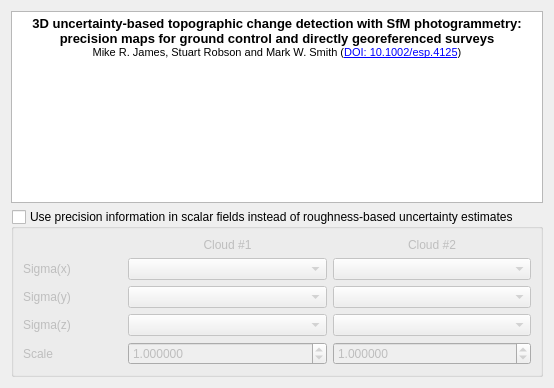
     <widget class="QWidget" name="tab">
      <attribute name="title">
       <string>Precision maps</string>
      </attribute>
      <layout class="QVBoxLayout" name="verticalLayout_8">
       <item>
        <widget class="QTextBrowser" name="m3c2PMTextBrowser">
         <property name="sizePolicy">
          <sizepolicy hsizetype="Expanding" vsizetype="Maximum">
           <horstretch>0</horstretch>
           <verstretch>0</verstretch>
          </sizepolicy>
         </property>
         <property name="html">
          <string>&lt;!DOCTYPE HTML PUBLIC &quot;-//W3C//DTD HTML 4.0//EN&quot; &quot;http://www.w3.org/TR/REC-html40/strict.dtd&quot;&gt;
&lt;html&gt;&lt;head&gt;&lt;meta name=&quot;qrichtext&quot; content=&quot;1&quot; /&gt;&lt;style type=&quot;text/css&quot;&gt;
p, li { white-space: pre-wrap; }
&lt;/style&gt;&lt;/head&gt;&lt;body style=&quot; font-family:'MS Shell Dlg 2'; font-size:8.25pt; font-weight:400; font-style:normal;&quot;&gt;
&lt;p align=&quot;center&quot; style=&quot; margin-top:0px; margin-bottom:0px; margin-left:0px; margin-right:0px; -qt-block-indent:0; text-indent:0px;&quot;&gt;&lt;span style=&quot; font-size:10pt; font-weight:600;&quot;&gt;3D uncertainty-based topographic change detection with SfM photogrammetry: precision maps for ground control and directly georeferenced surveys&lt;/span&gt;&lt;/p&gt;
&lt;p align=&quot;center&quot; style=&quot; margin-top:0px; margin-bottom:0px; margin-left:0px; margin-right:0px; -qt-block-indent:0; text-indent:0px;&quot;&gt;&lt;span style=&quot; font-size:8pt;&quot;&gt;Mike R. James, Stuart Robson and Mark W. Smith (&lt;/span&gt;&lt;a href=&quot;http://onlinelibrary.wiley.com/doi/10.1002/esp.4125/abstract&quot;&gt;&lt;span style=&quot; font-size:8pt; text-decoration: underline; color:#0000ff;&quot;&gt;DOI: 10.1002/esp.4125&lt;/span&gt;&lt;/a&gt;&lt;span style=&quot; font-size:8pt;&quot;&gt;)&lt;/span&gt;&lt;/p&gt;&lt;/body&gt;&lt;/html&gt;</string>
         </property>
         <property name="openExternalLinks">
          <bool>true</bool>
         </property>
        </widget>
       </item>
       <item>
        <widget class="QGroupBox" name="precisionMapsGroupBox">
         <property name="sizePolicy">
          <sizepolicy hsizetype="Preferred" vsizetype="Expanding">
           <horstretch>0</horstretch>
           <verstretch>0</verstretch>
          </sizepolicy>
         </property>
         <property name="title">
          <string>Use precision information in scalar fields instead of roughness-based uncertainty estimates</string>
         </property>
         <property name="checkable">
          <bool>true</bool>
         </property>
         <property name="checked">
          <bool>false</bool>
         </property>
         <layout class="QGridLayout" name="gridLayout_2" columnstretch="1,2,2">
          <item row="0" column="2">
           <widget class="QLabel" name="label_6">
            <property name="text">
             <string>Cloud #2</string>
            </property>
            <property name="alignment">
             <set>Qt::AlignCenter</set>
            </property>
           </widget>
          </item>
          <item row="0" column="1">
           <widget class="QLabel" name="label_4">
            <property name="text">
             <string>Cloud #1</string>
            </property>
            <property name="alignment">
             <set>Qt::AlignCenter</set>
            </property>
           </widget>
          </item>
          <item row="2" column="0">
           <widget class="QLabel" name="label_8">
            <property name="text">
             <string>Sigma(y)</string>
            </property>
           </widget>
          </item>
          <item row="1" column="2">
           <widget class="QComboBox" name="c2SxComboBox"/>
          </item>
          <item row="2" column="1">
           <widget class="QComboBox" name="c1SyComboBox"/>
          </item>
          <item row="1" column="1">
           <widget class="QComboBox" name="c1SxComboBox"/>
          </item>
          <item row="1" column="0">
           <widget class="QLabel" name="label_7">
            <property name="text">
             <string>Sigma(x)</string>
            </property>
           </widget>
          </item>
          <item row="2" column="2">
           <widget class="QComboBox" name="c2SyComboBox"/>
          </item>
          <item row="3" column="1">
           <widget class="QComboBox" name="c1SzComboBox"/>
          </item>
          <item row="3" column="0">
           <widget class="QLabel" name="label_9">
            <property name="text">
             <string>Sigma(z)</string>
            </property>
           </widget>
          </item>
          <item row="3" column="2">
           <widget class="QComboBox" name="c2SzComboBox"/>
          </item>
          <item row="4" column="0">
           <widget class="QLabel" name="label_10">
            <property name="text">
             <string>Scale</string>
            </property>
           </widget>
          </item>
          <item row="4" column="1">
           <widget class="QDoubleSpinBox" name="pm1ScaleDoubleSpinBox">
            <property name="toolTip">
             <string>From SF units to cloud units</string>
            </property>
            <property name="decimals">
             <number>6</number>
            </property>
            <property name="minimum">
             <double>0.000001000000000</double>
            </property>
            <property name="maximum">
             <double>1000000.000000000000000</double>
            </property>
            <property name="value">
             <double>1.000000000000000</double>
            </property>
           </widget>
          </item>
          <item row="4" column="2">
           <widget class="QDoubleSpinBox" name="pm2ScaleDoubleSpinBox">
            <property name="toolTip">
             <string>From SF units to cloud units</string>
            </property>
            <property name="decimals">
             <number>6</number>
            </property>
            <property name="minimum">
             <double>0.000001000000000</double>
            </property>
            <property name="maximum">
             <double>1000000.000000000000000</double>
            </property>
            <property name="value">
             <double>1.000000000000000</double>
            </property>
           </widget>
          </item>
         </layout>
        </widget>
       </item>
      </layout>
     </widget>
